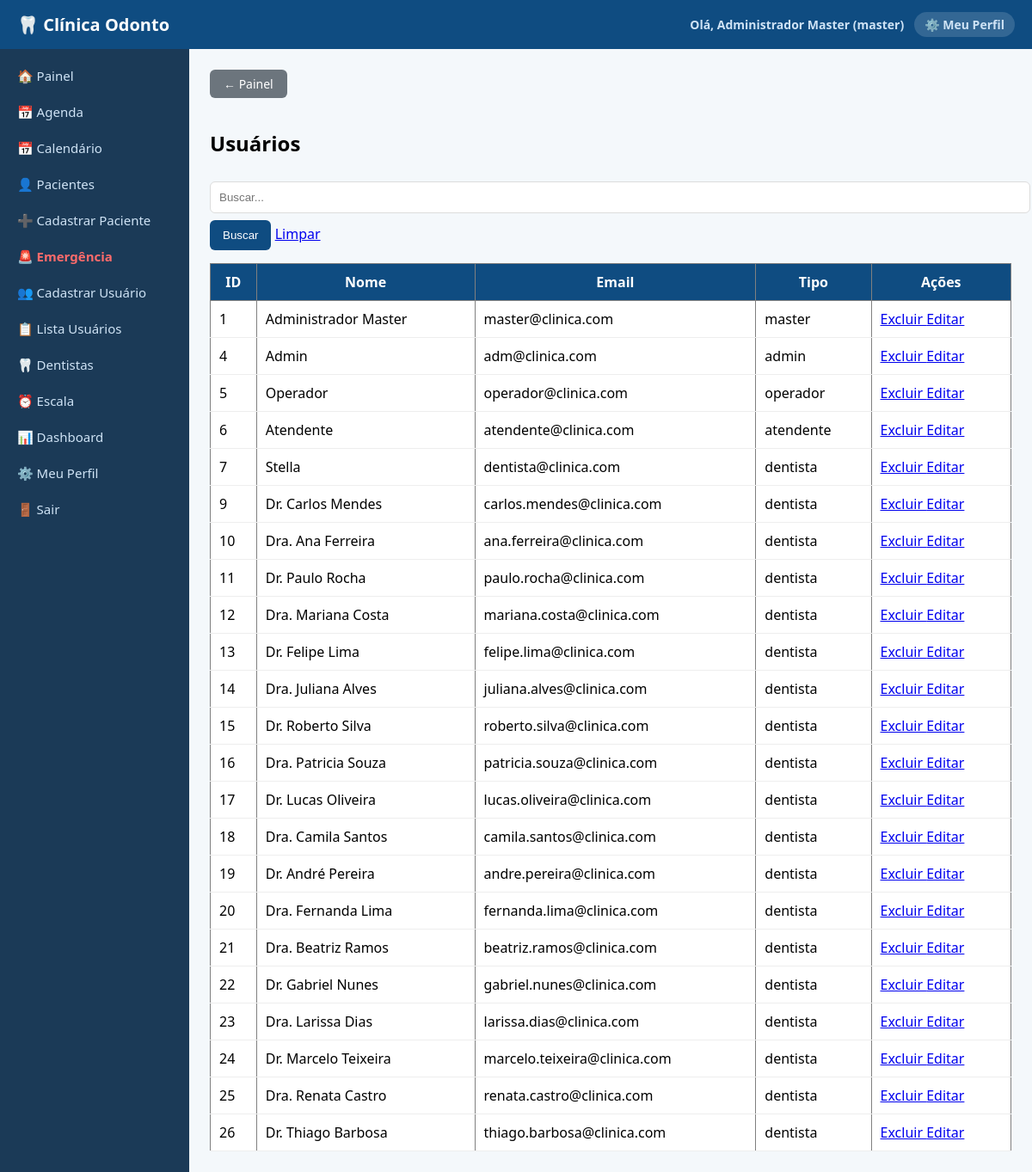
Screenshot of /usuarios/lista (signed in) with the database file from the repository.
### tables this page shows
CREATE TABLE usuarios (
            id INTEGER PRIMARY KEY AUTOINCREMENT,
            nome TEXT,
            email TEXT UNIQUE,
            senha TEXT,
            tipo TEXT,
            especialidade TEXT,
            cro TEXT
        );

### routes/auth.py (the view)
@auth.route('/usuarios/lista')
@tipo_required(['master', 'admin'])
def lista_usuarios():
    conn = get_db_connection()
    cur = conn.cursor()
    cur.execute("SELECT * FROM usuarios WHERE tipo != 'cliente'")
    rows = cur.fetchall()
    usuarios = rows_as_dicts(rows, cur) if is_postgres() else rows
    conn.close()
    return render_template('lista_usuarios.html', usuarios=usuarios, busca='')

### db.py (called while the page is built)
def get_db_connection():
    if DATABASE_URL:
        import psycopg2
        import psycopg2.extras
        conn = psycopg2.connect(DATABASE_URL)
        conn.autocommit = False
        return conn
    else:
        conn = sqlite3.connect('database.db')
        conn.row_factory = sqlite3.Row
        return conn

def is_postgres():
    return bool(DATABASE_URL)

### routes/utils.py (called while the page is built)
def tipo_required(tipos_permitidos):
    def decorator(func):
        @wraps(func)
        def wrapper(*args, **kwargs):
            if 'usuario_tipo' not in session:
                return redirect('/login')
            if session['usuario_tipo'] not in tipos_permitidos:
                return "<h1>Acesso negado</h1>"
            return func(*args, **kwargs)
        return wrapper
    return decorator

### templates/lista_usuarios.html
{% extends "base.html" %}
{% block content %}
<a href="/" style="display:inline-block; padding:7px 16px; background:#6c757d; color:white; border-radius:6px; text-decoration:none; margin-bottom:16px; font-size:14px;">← Painel</a>
<h2>Usuários</h2>
<form method="GET">
    <input name="busca" placeholder="Buscar..." value="{{ busca }}">
    <button type="submit">Buscar</button>
    <a href="/usuarios/lista">Limpar</a>
</form>
<table border="1">
    <tr>
        <th>ID</th>
        <th>Nome</th>
        <th>Email</th>
        <th>Tipo</th>
        <th>Ações</th>
    </tr>
    {% for u in usuarios %}
    <tr>
        <td>{{ u.id }}</td>
        <td>{{ u.nome }}</td>
        <td>{{ u.email }}</td>
        <td>{{ u.tipo }}</td>
        <td>
            <a href="/usuarios/excluir/{{ u.id }}"
               onclick="return confirm('Tem certeza?')">
               Excluir
            </a>
            <a href="/usuarios/editar/{{ u.id }}">Editar</a>
        </td>
    </tr>
    {% endfor %}
</table>
{% endblock %}

### templates/base.html (shortened to what this page needs)
<!DOCTYPE html>
<html>
<head>
    <link rel="stylesheet" href="{{ url_for('static', filename='style.css') }}">
</head>
<body>
<nav>
    <div style="display:flex; align-items:center; gap:10px;">
        <span class="nav-logo">🦷 Clínica Odonto</span>
    </div>
    <div class="nav-usuario">
        {% if session.usuario_nome %}
            <span>Olá, <strong>{{ session.usuario_nome }}</strong> ({{ session.usuario_tipo }})</span>
            <a href="/perfil">⚙️ Meu Perfil</a>
        {% endif %}
    </div>
</nav>
<div class="layout">
    <div class="sidebar" id="sidebar">
        {% if session.usuario_tipo == 'cliente' %}
            <a href="/minha_area">🏠 Painel</a>
            <a href="/minha_area">📅 Minha Agenda</a>
        {% else %}
            <a href="/">🏠 Painel</a>
        {% endif %}
        {% if session.usuario_tipo in ['master','admin','operador','atendente','dentista'] %}
            <a href="/consultas">📅 Agenda</a>
            <a href="/agenda_calendario">📅 Calendário</a>
            <a href="/pacientes/lista">👤 Pacientes</a>
        {% endif %}
        {% if session.usuario_tipo in ['master','admin','operador','atendente'] %}
            <a href="/cadastro">➕ Cadastrar Paciente</a>
        {% endif %}
        {% if session.usuario_tipo in ['master','admin','operador','atendente','dentista'] %}
            <a href="/emergencia" style="color:#ff6b6b; font-weight:bold;">🚨 Emergência</a>
        {% endif %}
        {% if session.usuario_tipo in ['master','admin'] %}
            <a href="/usuarios">👥 Cadastrar Usuário</a>
            <a href="/usuarios/lista">📋 Lista Usuários</a>
            <a href="/dentistas">🦷 Dentistas</a>
        {% endif %}
        {% if session.usuario_tipo in ['master','admin','operador','atendente','dentista'] %}
            <a href="/escala">⏰ Escala</a>
            <a href="/dashboard">📊 Dashboard</a>
        {% endif %}
        <a href="/perfil">⚙️ Meu Perfil</a>
        <a href="/logout">🚪 Sair</a>
    </div>
    <div class="content" id="conteudo">
        {% block content %}{% endblock %}
    </div>
</div>
</body>
</html>

### static/style.css (style rules this page uses)
body { margin: 0; font-family: 'Segoe UI', Arial; background: #f4f8fb; }
nav { background: #0f4c81; color: white; padding: 15px 20px; font-size: 20px; font-weight: bold; }
.layout { display: flex; }
.sidebar { width: 220px; background: #1b3a57; min-height: 100vh; padding-top: 20px; }
.sidebar a { display: block; color: #cfe3f5; padding: 12px 20px; text-decoration: none; transition: 0.2s; }
.content { flex: 1; padding: 30px; }
input, select, textarea { width: 100%; padding: 10px; margin: 8px 0; border: 1px solid #dcdcdc; border-radius: 6px; }
button { background: #0f4c81; color: white; border: none; padding: 10px 15px; border-radius: 6px; cursor: pointer; }
table { width: 100%; border-collapse: collapse; margin-top: 15px; background: white; }
th { background: #0f4c81; color: white; padding: 10px; }
td { padding: 10px; border-bottom: 1px solid #eee; }

### templates/base.html (style rules this page uses)
nav { display: flex; align-items: center; justify-content: space-between; background: #0f4c81; color: white; padding: 14px 20px; position: sticky; top: 0; z-index: 100; }
.nav-logo { font-size: 20px; font-weight: bold; }
.nav-usuario { display: flex; align-items: center; gap: 12px; font-size: 14px; }
.nav-usuario a { color: #cfe3f5; text-decoration: none; background: rgba(255,255,255,0.15); padding: 5px 12px; border-radius: 20px; transition: 0.2s; }
.nav-usuario span { color: #cfe3f5; }
.layout { display: flex; min-height: calc(100vh - 53px); }
.sidebar { width: 220px; min-width: 220px; background: #1b3a57; padding-top: 10px; transition: transform 0.3s; }
.sidebar a { display: block; color: #cfe3f5; padding: 11px 20px; text-decoration: none; transition: 0.2s; font-size: 15px; }
.content { flex: 1; padding: 24px; overflow-x: auto; }

### rows the page displays
usuarios: usuario_nome "Administrador Master", usuario_tipo "master", id "1", nome "Administrador Master", email "master@clinica.com", tipo "master"
usuarios: id "4", nome "Admin", email "adm@clinica.com", tipo "admin"
usuarios: id "5", nome "Operador", email "operador@clinica.com", tipo "operador"
usuarios: id "6", nome "Atendente", email "atendente@clinica.com", tipo "atendente"
usuarios: id "7", nome "Stella", email "dentista@clinica.com", tipo "dentista"
usuarios: id "9", nome "Dr. Carlos Mendes", email "carlos.mendes@clinica.com", tipo "dentista"
usuarios: id "10", nome "Dra. Ana Ferreira", email "ana.ferreira@clinica.com", tipo "dentista"
usuarios: id "11", nome "Dr. Paulo Rocha", email "paulo.rocha@clinica.com", tipo "dentista"
usuarios: id "12", nome "Dra. Mariana Costa", email "mariana.costa@clinica.com", tipo "dentista"
usuarios: id "13", nome "Dr. Felipe Lima", email "felipe.lima@clinica.com", tipo "dentista"
usuarios: id "14", nome "Dra. Juliana Alves", email "juliana.alves@clinica.com", tipo "dentista"
usuarios: id "15", nome "Dr. Roberto Silva", email "roberto.silva@clinica.com", tipo "dentista"
usuarios: id "16", nome "Dra. Patricia Souza", email "patricia.souza@clinica.com", tipo "dentista"
usuarios: id "17", nome "Dr. Lucas Oliveira", email "lucas.oliveira@clinica.com", tipo "dentista"
usuarios: id "18", nome "Dra. Camila Santos", email "camila.santos@clinica.com", tipo "dentista"
usuarios: id "19", nome "Dr. André Pereira", email "andre.pereira@clinica.com", tipo "dentista"
usuarios: id "20", nome "Dra. Fernanda Lima", email "fernanda.lima@clinica.com", tipo "dentista"
usuarios: id "21", nome "Dra. Beatriz Ramos", email "beatriz.ramos@clinica.com", tipo "dentista"
usuarios: id "22", nome "Dr. Gabriel Nunes", email "gabriel.nunes@clinica.com", tipo "dentista"
usuarios: id "23", nome "Dra. Larissa Dias", email "larissa.dias@clinica.com", tipo "dentista"
usuarios: id "24", nome "Dr. Marcelo Teixeira", email "marcelo.teixeira@clinica.com", tipo "dentista"
usuarios: id "25", nome "Dra. Renata Castro", email "renata.castro@clinica.com", tipo "dentista"
usuarios: id "26", nome "Dr. Thiago Barbosa", email "thiago.barbosa@clinica.com", tipo "dentista"
